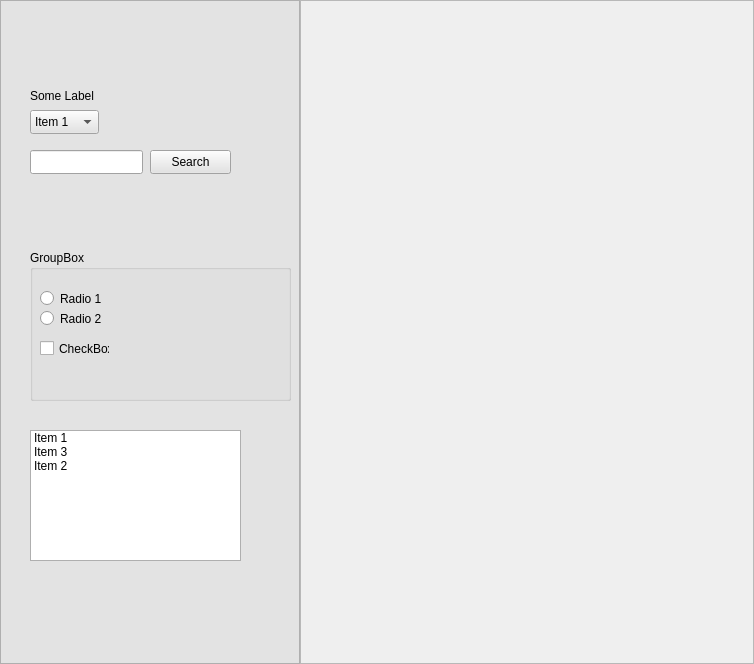
<?xml version="1.0" encoding="UTF-8"?>
<ui version="4.0">
 <class>MainWindow</class>
 <widget class="QMainWindow" name="MainWindow">
  <property name="geometry">
   <rect>
    <x>0</x>
    <y>0</y>
    <width>754</width>
    <height>664</height>
   </rect>
  </property>
  <property name="font">
   <font>
    <stylestrategy>PreferAntialias</stylestrategy>
   </font>
  </property>
  <property name="windowTitle">
   <string>Flattenizer</string>
  </property>
  <property name="windowIcon">
   <iconset resource="resources.qrc">
    <normaloff>:/res/icon.png</normaloff>:/res/icon.png</iconset>
  </property>
  <property name="styleSheet">
   <string notr="true">/* Demo stylesheet */

</string>
  </property>
  <widget class="QWidget" name="centralwidget">
   <layout class="QHBoxLayout" name="horizontalLayout" stretch="0,0">
    <property name="spacing">
     <number>0</number>
    </property>
    <property name="margin">
     <number>0</number>
    </property>
    <item>
     <widget class="QFrame" name="optionsPanel">
      <property name="minimumSize">
       <size>
        <width>300</width>
        <height>0</height>
       </size>
      </property>
      <property name="maximumSize">
       <size>
        <width>300</width>
        <height>16777215</height>
       </size>
      </property>
      <property name="palette">
       <palette>
        <active>
         <colorrole role="WindowText">
          <brush brushstyle="SolidPattern">
           <color alpha="255">
            <red>0</red>
            <green>0</green>
            <blue>0</blue>
           </color>
          </brush>
         </colorrole>
         <colorrole role="Button">
          <brush brushstyle="SolidPattern">
           <color alpha="255">
            <red>227</red>
            <green>227</green>
            <blue>227</blue>
           </color>
          </brush>
         </colorrole>
         <colorrole role="Light">
          <brush brushstyle="SolidPattern">
           <color alpha="255">
            <red>255</red>
            <green>255</green>
            <blue>255</blue>
           </color>
          </brush>
         </colorrole>
         <colorrole role="Midlight">
          <brush brushstyle="SolidPattern">
           <color alpha="255">
            <red>241</red>
            <green>241</green>
            <blue>241</blue>
           </color>
          </brush>
         </colorrole>
         <colorrole role="Dark">
          <brush brushstyle="SolidPattern">
           <color alpha="255">
            <red>113</red>
            <green>113</green>
            <blue>113</blue>
           </color>
          </brush>
         </colorrole>
         <colorrole role="Mid">
          <brush brushstyle="SolidPattern">
           <color alpha="255">
            <red>151</red>
            <green>151</green>
            <blue>151</blue>
           </color>
          </brush>
         </colorrole>
         <colorrole role="Text">
          <brush brushstyle="SolidPattern">
           <color alpha="255">
            <red>0</red>
            <green>0</green>
            <blue>0</blue>
           </color>
          </brush>
         </colorrole>
         <colorrole role="BrightText">
          <brush brushstyle="SolidPattern">
           <color alpha="255">
            <red>255</red>
            <green>255</green>
            <blue>255</blue>
           </color>
          </brush>
         </colorrole>
         <colorrole role="ButtonText">
          <brush brushstyle="SolidPattern">
           <color alpha="255">
            <red>0</red>
            <green>0</green>
            <blue>0</blue>
           </color>
          </brush>
         </colorrole>
         <colorrole role="Base">
          <brush brushstyle="SolidPattern">
           <color alpha="255">
            <red>255</red>
            <green>255</green>
            <blue>255</blue>
           </color>
          </brush>
         </colorrole>
         <colorrole role="Window">
          <brush brushstyle="SolidPattern">
           <color alpha="255">
            <red>227</red>
            <green>227</green>
            <blue>227</blue>
           </color>
          </brush>
         </colorrole>
         <colorrole role="Shadow">
          <brush brushstyle="SolidPattern">
           <color alpha="255">
            <red>0</red>
            <green>0</green>
            <blue>0</blue>
           </color>
          </brush>
         </colorrole>
         <colorrole role="AlternateBase">
          <brush brushstyle="SolidPattern">
           <color alpha="255">
            <red>241</red>
            <green>241</green>
            <blue>241</blue>
           </color>
          </brush>
         </colorrole>
         <colorrole role="ToolTipBase">
          <brush brushstyle="SolidPattern">
           <color alpha="255">
            <red>255</red>
            <green>255</green>
            <blue>220</blue>
           </color>
          </brush>
         </colorrole>
         <colorrole role="ToolTipText">
          <brush brushstyle="SolidPattern">
           <color alpha="255">
            <red>0</red>
            <green>0</green>
            <blue>0</blue>
           </color>
          </brush>
         </colorrole>
        </active>
        <inactive>
         <colorrole role="WindowText">
          <brush brushstyle="SolidPattern">
           <color alpha="255">
            <red>0</red>
            <green>0</green>
            <blue>0</blue>
           </color>
          </brush>
         </colorrole>
         <colorrole role="Button">
          <brush brushstyle="SolidPattern">
           <color alpha="255">
            <red>227</red>
            <green>227</green>
            <blue>227</blue>
           </color>
          </brush>
         </colorrole>
         <colorrole role="Light">
          <brush brushstyle="SolidPattern">
           <color alpha="255">
            <red>255</red>
            <green>255</green>
            <blue>255</blue>
           </color>
          </brush>
         </colorrole>
         <colorrole role="Midlight">
          <brush brushstyle="SolidPattern">
           <color alpha="255">
            <red>241</red>
            <green>241</green>
            <blue>241</blue>
           </color>
          </brush>
         </colorrole>
         <colorrole role="Dark">
          <brush brushstyle="SolidPattern">
           <color alpha="255">
            <red>113</red>
            <green>113</green>
            <blue>113</blue>
           </color>
          </brush>
         </colorrole>
         <colorrole role="Mid">
          <brush brushstyle="SolidPattern">
           <color alpha="255">
            <red>151</red>
            <green>151</green>
            <blue>151</blue>
           </color>
          </brush>
         </colorrole>
         <colorrole role="Text">
          <brush brushstyle="SolidPattern">
           <color alpha="255">
            <red>0</red>
            <green>0</green>
            <blue>0</blue>
           </color>
          </brush>
         </colorrole>
         <colorrole role="BrightText">
          <brush brushstyle="SolidPattern">
           <color alpha="255">
            <red>255</red>
            <green>255</green>
            <blue>255</blue>
           </color>
          </brush>
         </colorrole>
         <colorrole role="ButtonText">
          <brush brushstyle="SolidPattern">
           <color alpha="255">
            <red>0</red>
            <green>0</green>
            <blue>0</blue>
           </color>
          </brush>
         </colorrole>
         <colorrole role="Base">
          <brush brushstyle="SolidPattern">
           <color alpha="255">
            <red>255</red>
            <green>255</green>
            <blue>255</blue>
           </color>
          </brush>
         </colorrole>
         <colorrole role="Window">
          <brush brushstyle="SolidPattern">
           <color alpha="255">
            <red>227</red>
            <green>227</green>
            <blue>227</blue>
           </color>
          </brush>
         </colorrole>
         <colorrole role="Shadow">
          <brush brushstyle="SolidPattern">
           <color alpha="255">
            <red>0</red>
            <green>0</green>
            <blue>0</blue>
           </color>
          </brush>
         </colorrole>
         <colorrole role="AlternateBase">
          <brush brushstyle="SolidPattern">
           <color alpha="255">
            <red>241</red>
            <green>241</green>
            <blue>241</blue>
           </color>
          </brush>
         </colorrole>
         <colorrole role="ToolTipBase">
          <brush brushstyle="SolidPattern">
           <color alpha="255">
            <red>255</red>
            <green>255</green>
            <blue>220</blue>
           </color>
          </brush>
         </colorrole>
         <colorrole role="ToolTipText">
          <brush brushstyle="SolidPattern">
           <color alpha="255">
            <red>0</red>
            <green>0</green>
            <blue>0</blue>
           </color>
          </brush>
         </colorrole>
        </inactive>
        <disabled>
         <colorrole role="WindowText">
          <brush brushstyle="SolidPattern">
           <color alpha="255">
            <red>113</red>
            <green>113</green>
            <blue>113</blue>
           </color>
          </brush>
         </colorrole>
         <colorrole role="Button">
          <brush brushstyle="SolidPattern">
           <color alpha="255">
            <red>227</red>
            <green>227</green>
            <blue>227</blue>
           </color>
          </brush>
         </colorrole>
         <colorrole role="Light">
          <brush brushstyle="SolidPattern">
           <color alpha="255">
            <red>255</red>
            <green>255</green>
            <blue>255</blue>
           </color>
          </brush>
         </colorrole>
         <colorrole role="Midlight">
          <brush brushstyle="SolidPattern">
           <color alpha="255">
            <red>241</red>
            <green>241</green>
            <blue>241</blue>
           </color>
          </brush>
         </colorrole>
         <colorrole role="Dark">
          <brush brushstyle="SolidPattern">
           <color alpha="255">
            <red>113</red>
            <green>113</green>
            <blue>113</blue>
           </color>
          </brush>
         </colorrole>
         <colorrole role="Mid">
          <brush brushstyle="SolidPattern">
           <color alpha="255">
            <red>151</red>
            <green>151</green>
            <blue>151</blue>
           </color>
          </brush>
         </colorrole>
         <colorrole role="Text">
          <brush brushstyle="SolidPattern">
           <color alpha="255">
            <red>113</red>
            <green>113</green>
            <blue>113</blue>
           </color>
          </brush>
         </colorrole>
         <colorrole role="BrightText">
          <brush brushstyle="SolidPattern">
           <color alpha="255">
            <red>255</red>
            <green>255</green>
            <blue>255</blue>
           </color>
          </brush>
         </colorrole>
         <colorrole role="ButtonText">
          <brush brushstyle="SolidPattern">
           <color alpha="255">
            <red>113</red>
            <green>113</green>
            <blue>113</blue>
           </color>
          </brush>
         </colorrole>
         <colorrole role="Base">
          <brush brushstyle="SolidPattern">
           <color alpha="255">
            <red>227</red>
            <green>227</green>
            <blue>227</blue>
           </color>
          </brush>
         </colorrole>
         <colorrole role="Window">
          <brush brushstyle="SolidPattern">
           <color alpha="255">
            <red>227</red>
            <green>227</green>
            <blue>227</blue>
           </color>
          </brush>
         </colorrole>
         <colorrole role="Shadow">
          <brush brushstyle="SolidPattern">
           <color alpha="255">
            <red>0</red>
            <green>0</green>
            <blue>0</blue>
           </color>
          </brush>
         </colorrole>
         <colorrole role="AlternateBase">
          <brush brushstyle="SolidPattern">
           <color alpha="255">
            <red>227</red>
            <green>227</green>
            <blue>227</blue>
           </color>
          </brush>
         </colorrole>
         <colorrole role="ToolTipBase">
          <brush brushstyle="SolidPattern">
           <color alpha="255">
            <red>255</red>
            <green>255</green>
            <blue>220</blue>
           </color>
          </brush>
         </colorrole>
         <colorrole role="ToolTipText">
          <brush brushstyle="SolidPattern">
           <color alpha="255">
            <red>0</red>
            <green>0</green>
            <blue>0</blue>
           </color>
          </brush>
         </colorrole>
        </disabled>
       </palette>
      </property>
      <property name="autoFillBackground">
       <bool>true</bool>
      </property>
      <property name="frameShape">
       <enum>QFrame::StyledPanel</enum>
      </property>
      <property name="frameShadow">
       <enum>QFrame::Raised</enum>
      </property>
      <property name="lineWidth">
       <number>2</number>
      </property>
      <property name="midLineWidth">
       <number>2</number>
      </property>
      <widget class="QPushButton" name="pushButton">
       <property name="geometry">
        <rect>
         <x>150</x>
         <y>150</y>
         <width>81</width>
         <height>24</height>
        </rect>
       </property>
       <property name="text">
        <string>Search</string>
       </property>
      </widget>
      <widget class="QLabel" name="label">
       <property name="geometry">
        <rect>
         <x>30</x>
         <y>80</y>
         <width>141</width>
         <height>31</height>
        </rect>
       </property>
       <property name="text">
        <string>Some Label</string>
       </property>
      </widget>
      <widget class="QComboBox" name="comboBox">
       <property name="geometry">
        <rect>
         <x>30</x>
         <y>110</y>
         <width>69</width>
         <height>24</height>
        </rect>
       </property>
       <item>
        <property name="text">
         <string>Item 1</string>
        </property>
       </item>
       <item>
        <property name="text">
         <string>Item 2</string>
        </property>
       </item>
       <item>
        <property name="text">
         <string>Item 3</string>
        </property>
       </item>
      </widget>
      <widget class="QLineEdit" name="lineEdit">
       <property name="geometry">
        <rect>
         <x>30</x>
         <y>150</y>
         <width>113</width>
         <height>24</height>
        </rect>
       </property>
      </widget>
      <widget class="QGroupBox" name="groupBox">
       <property name="geometry">
        <rect>
         <x>30</x>
         <y>250</y>
         <width>261</width>
         <height>151</height>
        </rect>
       </property>
       <property name="title">
        <string>GroupBox</string>
       </property>
       <widget class="QRadioButton" name="radioButton_2">
        <property name="geometry">
         <rect>
          <x>10</x>
          <y>60</y>
          <width>82</width>
          <height>17</height>
         </rect>
        </property>
        <property name="text">
         <string>Radio 2</string>
        </property>
       </widget>
       <widget class="QRadioButton" name="radioButton">
        <property name="geometry">
         <rect>
          <x>10</x>
          <y>40</y>
          <width>82</width>
          <height>17</height>
         </rect>
        </property>
        <property name="text">
         <string>Radio 1</string>
        </property>
       </widget>
       <widget class="QCheckBox" name="checkBox">
        <property name="geometry">
         <rect>
          <x>10</x>
          <y>90</y>
          <width>70</width>
          <height>17</height>
         </rect>
        </property>
        <property name="text">
         <string>CheckBox</string>
        </property>
       </widget>
      </widget>
      <widget class="QListWidget" name="listWidget">
       <property name="geometry">
        <rect>
         <x>30</x>
         <y>430</y>
         <width>211</width>
         <height>131</height>
        </rect>
       </property>
       <item>
        <property name="text">
         <string>Item 1</string>
        </property>
       </item>
       <item>
        <property name="text">
         <string>Item 3</string>
        </property>
       </item>
       <item>
        <property name="text">
         <string>Item 2</string>
        </property>
       </item>
      </widget>
     </widget>
    </item>
    <item>
     <widget class="QFrame" name="preview3D">
      <property name="minimumSize">
       <size>
        <width>400</width>
        <height>0</height>
       </size>
      </property>
      <property name="frameShape">
       <enum>QFrame::StyledPanel</enum>
      </property>
      <property name="frameShadow">
       <enum>QFrame::Raised</enum>
      </property>
     </widget>
    </item>
   </layout>
  </widget>
 </widget>
 <resources>
  <include location="res/resources.qrc"/>
  <include location="../../Qt/shared_resources.qrc"/>
 </resources>
 <connections/>
</ui>
